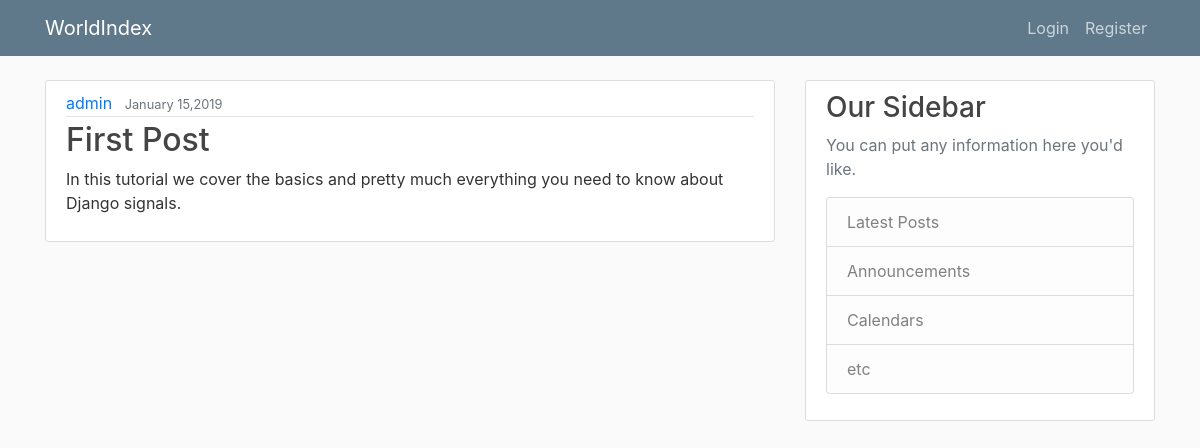
The app's page /, older data.
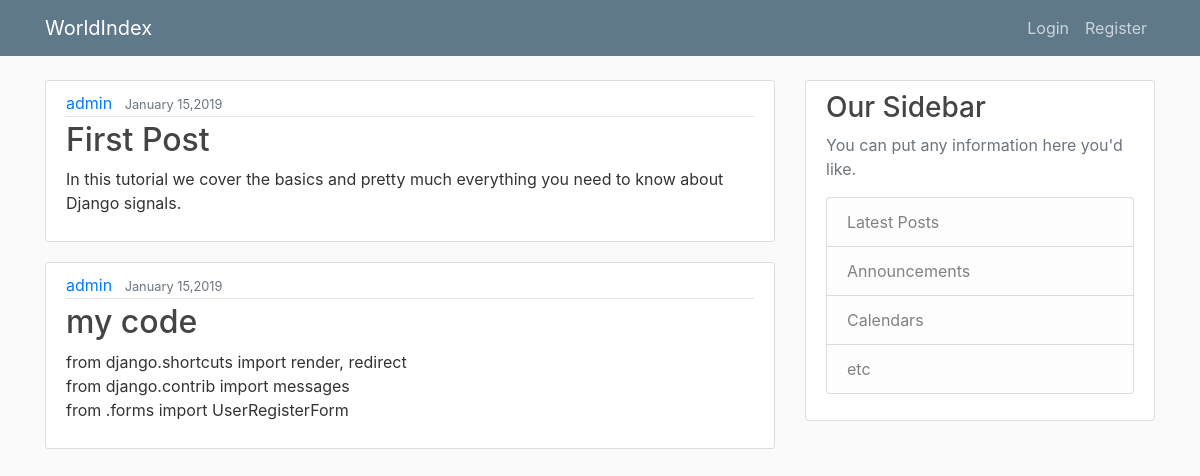
The same page, newer data.
### blog_app/models.py (models this page shows, shortened)
class Post(models.Model):
    title = models.CharField(max_length = 100)
    content = models.TextField()
    date_posted = models.DateTimeField(default= timezone.now)
    author = models.ForeignKey(User,on_delete= models.CASCADE)

### blog_app/views.py (the view)
# urls.py: path('',views.home,name = 'home-view'),
def home(request):
    return render(request,'home.html',context)

### templates/home.html
{% extends "base.html" %}
{% block content%}
{% for post in posts %}
<article class="media content-section">
    <div class="media-body">
        <div class="article-metadata">
            <a class="mr-2" href="#">{{ post.author }}</a>
            <small class="text-muted">{{ post.date_posted |date:"F d,Y" }}</small>
        </div>
        <h2><a class="article-title" href="#">{{ post.title }}</a></h2>
        <p class="article-content">{{ post.content }}</p>
    </div>
</article>
{% endfor %}
{% endblock content %}

### templates/base.html (shortened to what this page needs)
{% load static %}
<html>
<link rel="stylesheet" href="https://maxcdn.bootstrapcdn.com/bootstrap/4.0.0/css/bootstrap.min.css"
>
<link rel="stylesheet" href="{% static 'blog/main.css'  %}">
<body>
    <header class="site-header">
        <nav class="navbar navbar-expand-md navbar-dark bg-steel fixed-top">
            <div class="container">
                    {% if user.is_authenticated %}
                <a class="navbar-brand mr-4" href="{% url 'home-view' %}">WorldIndex</a>
                    {% else %}
                    <a class="navbar-brand mr-4" href="#">WorldIndex</a>
                    {%endif%}
                <div class="collapse navbar-collapse" id="navbarToggle">
                    <div class="navbar-nav">
                        {% if user.is_authenticated %}
                        <a class="nav-item nav-link" href="{% url 'profile' %}"> Profile</a>
                        <a class="nav-item nav-link" href="{% url 'logout' %}">Log Out</a>
                        {% else %}
                        <a class="nav-item nav-link" href="{% url 'login' %}">Login</a>
                        <a class="nav-item nav-link" href="{% url 'register' %}">Register</a>
                        {% endif %}
                    </div>
                </div>
            </div>
        </nav>
    </header>
    <main role="main" class="container">
        <div class="row">
            <div class="col-md-8">
                {% block content %}{% endblock %}
            </div>
            <div class="col-md-4">
                <div class="content-section">
                    <h3>Our Sidebar</h3>
                    <p class='text-muted'>You can put any information here you'd like.
                        <ul class="list-group">
                            <li class="list-group-item list-group-item-light">Latest Posts</li>
                            <li class="list-group-item list-group-item-light">Announcements</li>
                            <li class="list-group-item list-group-item-light">Calendars</li>
                            <li class="list-group-item list-group-item-light">etc</li>
                        </ul>
                    </p>
                </div>
            </div>
        </div>
    </main>
</body>
</html>

### blog_app/static/blog/main.css (style rules this page uses)
body { background: #fafafa; color: #333333; margin-top: 5rem; }
h1, h2, h3, h4, h5, h6 { color: #444444; }
ul { margin: 0; }
.bg-steel { background-color: #5f788a; }
.site-header .navbar-nav .nav-link { color: #cbd5db; }
.content-section { background: #ffffff; padding: 10px 20px; border: 1px solid #dddddd; border-radius: 3px; margin-bottom: 20px; }
.article-title { color: #444444; }
.article-content { white-space: pre-line; }
.article-metadata { padding-bottom: 1px; margin-bottom: 4px; border-bottom: 1px solid #e3e3e3 }

Row changes from the older to the newer data that the page shows:
added Post: author "admin", date_posted "January 15,2019", title "my code", content "from django.shortcuts import render, redirect from django.contrib import messages from .forms import UserRegisterForm"
